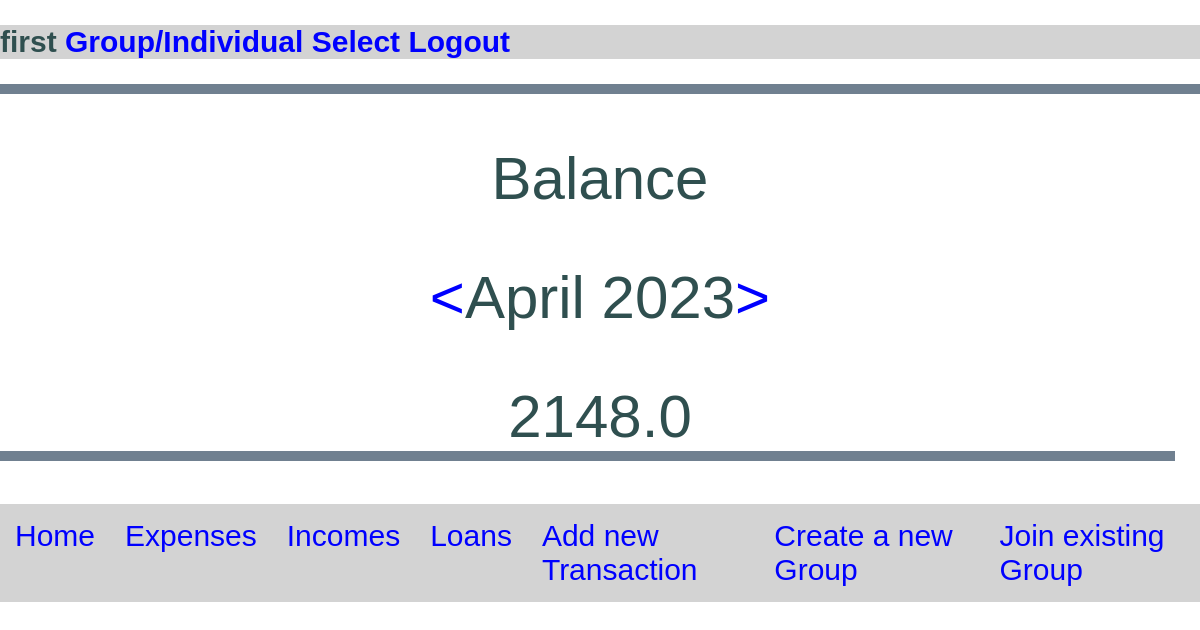
The app's page /balance/ (signed in), older data.
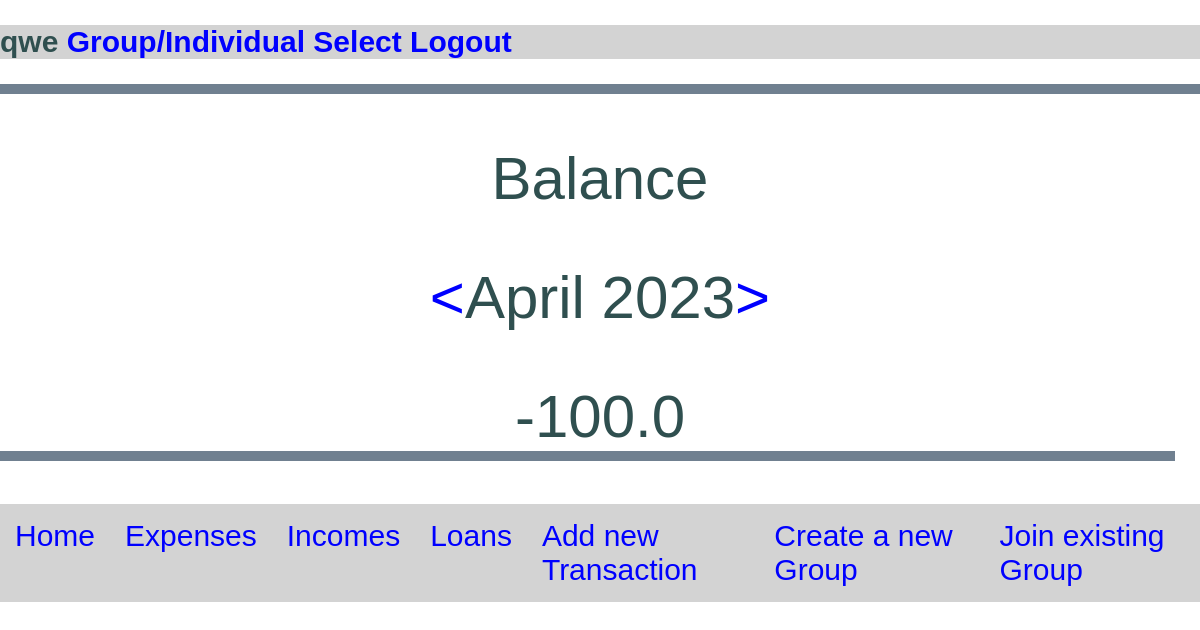
The same page, newer data.
### user/models.py (models this page shows, shortened)
class MyUser(AbstractUser):
    as_group = models.BooleanField(
        default=False,
    )
    group = models.CharField(max_length=50, null=True,
                             default=None, blank=True)

### balance/views.py (the view, shortened to what this page needs)
# urls.py: path("", BalanceView.as_view(
class BalanceView(LoginRequiredMixin, ListView):
    @property
    def show_month(self):
        try:
            month_year = self.kwargs["monthyear"]
            if len(str(month_year)) == 6:
                show_month = int(str(month_year)[:2])
            else:
                show_month = int(str(month_year)[:1])
        except KeyError:
            show_month = int(month_str)
        self._show_month = show_month
        return self._show_month
    @property
    def show_year(self):
        try:
            month_year = self.kwargs["monthyear"]
            self._show_year = int(str(month_year)[-4:])
        except KeyError:
            self._show_year = int(year_str)
        return self._show_year
    @property
    def prev_month_year(self):
        if self._show_month != 1:
            self._prev_month_year = int(
                str(self._show_month - 1) + str(self._show_year)
            )
        else:
            self._prev_month_year = int(str(12) + str(self._show_year - 1))
        return self._prev_month_year
    @property
    def next_month_year(self):
        if self._show_month != 12:
            self._next_month_year = int(
                str(self._show_month + 1) + str(self._show_year)
            )
        else:
            self._next_month_year = int(str(1) + str(self._show_year + 1))
        return self._next_month_year
    def group_members(self):
        if self.request.method == "GET":
            groups = UserGroup.objects.filter(members=self.request.user.id)
            group_names = [i.name for i in groups]
        return group_names
    def get_queryset(self):
        queryset = find_queryset(self.request.user.id)
        return queryset
    def month_amount(self):
        month_amount = 0
        queryset = self.get_queryset()
        for i in queryset:
            month_amount += i.active_month(month=self.show_month,
                                           year=self.show_year)
        return month_amount
    def get_context_data(self, **kwargs):
        context = super().get_context_data(**kwargs)
        context["month_amount"] = self.month_amount()
        context["show_month"] = date(month=self.show_month, year=1, day=1).strftime(
            "%B"
        )
        context["show_year"] = self.show_year
        context["prev_month_year"] = self.prev_month_year
        context["next_month_year"] = self.next_month_year
        context["groups"] = self.group_members()
        return context

### balance/models.py (called while the page is built)
    def weekly_month(self, month, delta):
        due_date = self.due_date
        amount = 0
        while due_date.month != month:
            due_date += delta
        while due_date.month == month:
            amount += self.amount
            due_date += delta
        if self.transaction_type == "Expense":
            return -amount
        else:
            return amount

### balance/views.py (called while the page is built)
def find_queryset(user_id):
    active_user = MyUser.objects.get(id=user_id)
    if active_user.as_group:
        queryset = Transaction.objects.filter(
            group=active_user.get_active_group())
    else:
        queryset = Transaction.objects.filter(
            user=active_user, group__isnull=True)
    return queryset

### balance/templates/balance/balance.html (shortened to what this page needs)
<!DOCTYPE html>
<html lang="en">
<head>
    <link rel="stylesheet" href="/static/balance/balance.css">
</head>
<body>
    <div class="content">
        <div class="top">
    <h4>
        {% if user.group == None %}
        {{user.username}}
        {% else %}
        {{user.group}}
        {% endif %}</a>
        <a href="{% url 'group_select' %}">Group/Individual Select</a>
        <a href="{% url 'logout' %}">Logout</a>
    </h4>
    </div>
    <div class="topline"></div>
    <h1>Balance</h1>
    <form>
        <h3>
            <a href="{% url 'balance' prev_month_year %}"><</a>
            {{show_month}} {{show_year}}
            <a href="{% url 'balance' next_month_year %}">></a><br>
        </h3>
        <div class="amount">{{month_amount}}</div>
    </form>
    <div class="bottomline"></div>
    <br>
    <nav>
        <a href="{% url 'welcome' %}">Home</a>
        <a href="{% url 'expenses' %}">Expenses</a>
        <a href="{% url 'incomes' %}">Incomes</a>
        <a href="{% url 'loans' %}">Loans</a>
        <a href="{% url 'create' %}">Add new Transaction</a>
        <a href="{% url 'registration_group' %}">Create a new Group</a>
        <a href="{% url 'login_group' %}">Join existing Group</a>
    </nav>
</div>
</body>
</html>

Row changes from the older to the newer data that the page shows:
changed MyUser: group (not shown) → "qwe"; username "first" → (not shown)
Text that changed along with them:
{{ month_amount }}: "2148.0" → "-100.0"
